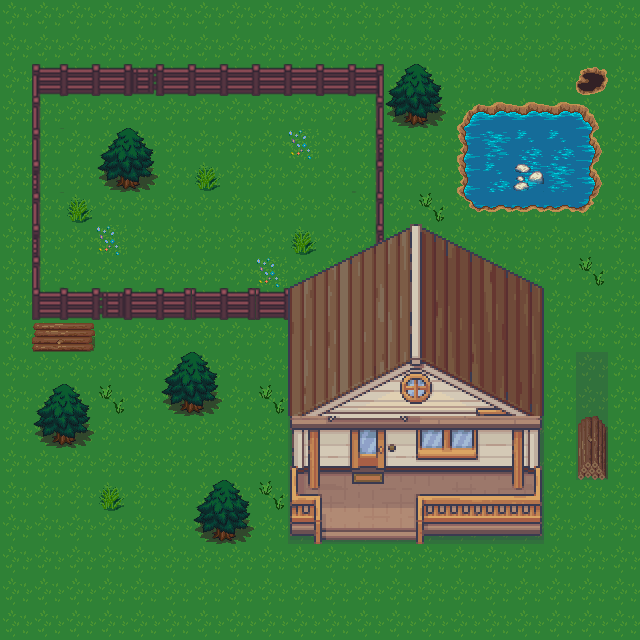

Rendered tile map (Tiled .tmx) drawn with the repository's tilesets; below, a short description and the map source with its tile grids summarised:
An orthogonal 20x20 tile map with 32x32 px tiles, 3 tile layers (floorLayer, objectLayer, buildingLayer), 15 tilesets.

<map version="1.10" tiledversion="1.10.2" orientation="orthogonal" renderorder="right-down" width="20" height="20" tilewidth="32" tileheight="32" infinite="0" nextlayerid="37" nextobjectid="1">
 <tileset firstgid="1" name="24_Ice_Cream_Shop_32x32" tilewidth="32" tileheight="32" tilecount="272" columns="16">
  <image source="24_Ice_Cream_Shop_32x32.png" width="512" height="544" />
 </tileset>
 <tileset firstgid="273" name="14_Basement_32x32" tilewidth="32" tileheight="32" tilecount="800" columns="16">
  <image source="14_Basement_32x32.png" width="512" height="1600" />
 </tileset>
 <tileset firstgid="1073" name="18_Jail_32x32" tilewidth="32" tileheight="32" tilecount="720" columns="16">
  <image source="18_Jail_32x32.png" width="512" height="1440" />
 </tileset>
 <tileset firstgid="1793" name="defimon2" tilewidth="32" tileheight="32" tilecount="2640" columns="44">
  <image source="defimon2.png" width="1408" height="1920" />
 </tileset>
 <tileset firstgid="4433" name="Buildings32x32" tilewidth="32" tileheight="32" tilecount="180" columns="12">
  <image source="Buildings32x32.png" width="384" height="480" />
 </tileset>
 <tileset firstgid="4613" name="forest_tiles" tilewidth="32" tileheight="32" tilecount="256" columns="16">
  <image source="forest_tiles.png" width="512" height="512" />
 </tileset>
 <tileset firstgid="4869" name="allwall" tilewidth="32" tileheight="32" tilecount="1824" columns="24">
  <image source="allwall.png" width="768" height="2432" />
 </tileset>
 <tileset firstgid="6693" name="Carpet" tilewidth="32" tileheight="32" tilecount="960" columns="60">
  <image source="Carpet.png" width="1920" height="512" />
 </tileset>
 <tileset firstgid="7653" name="9_Shopping_Center_and_Markets_32x32" tilewidth="32" tileheight="32" tilecount="2176" columns="32">
  <image source="9_Shopping_Center_and_Markets_32x32.png" width="1024" height="2176" />
 </tileset>
 <tileset firstgid="9829" name="desert1" tilewidth="32" tileheight="32" tilecount="256" columns="16">
  <image source="desert1.png" width="512" height="512" />
 </tileset>
 <tileset firstgid="10085" name="misc_atlas" tilewidth="32" tileheight="32" tilecount="1024" columns="32">
  <image source="misc_atlas.png" width="1024" height="1024" />
 </tileset>
 <tileset firstgid="11109" name="16_Grocery_store_32x32" tilewidth="32" tileheight="32" tilecount="1248" columns="16">
  <image source="16_Grocery_store_32x32.png" width="512" height="2496" />
 </tileset>
 <tileset firstgid="12357" name="defimon3" tilewidth="32" tileheight="32" tilecount="848" columns="16">
  <image source="defimon3.png" width="512" height="1696" />
 </tileset>
 <tileset firstgid="13205" name="Fence32x32" tilewidth="32" tileheight="32" tilecount="392" columns="28">
  <image source="Fence32x32.png" width="896" height="448" />
 </tileset>
 <tileset firstgid="13597" name="7_Villas_32x32" tilewidth="32" tileheight="32" tilecount="1824" columns="32">
  <image source="7_Villas_32x32.png" width="1024" height="1824" />
 </tileset>
 <layer id="17" name="floorLayer" width="20" height="20">
  <data>[400 cells, 400 non-empty, 1 distinct tile ids]</data>
 </layer>
 <layer id="35" name="objectLayer" width="20" height="20">
  <data>[400 cells, 92 non-empty, 39 distinct tile ids]</data>
 </layer>
 <layer id="36" name="buildingLayer" width="20" height="20">
  <data>[400 cells, 92 non-empty, 92 distinct tile ids]</data>
 </layer>
</map>
